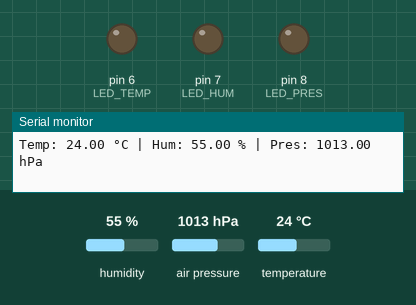
A sketch run on a simulated Arduino Uno, built with avr-gcc and run on an emulated ATmega328P. On the bench: output pins drawn as LEDs (lit = HIGH), the last lines printed to the serial monitor. Inputs (shaded band) come from the test bench; at power-on: humidity 55 %, air pressure 1013 hPa, temperature 24 °C.

Above: at 2.2 s.
2.3 s: humidity set to 59 %
4.2 s: humidity set to 62 %
At 6.2 s:
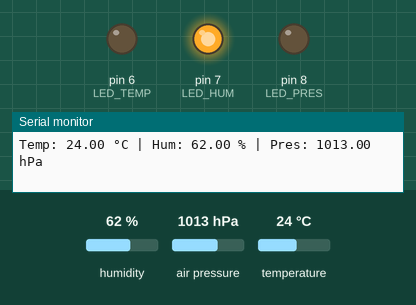
6.5 s: air pressure set to 1001 hPa
8.2 s: air pressure set to 998 hPa
At 10.0 s:
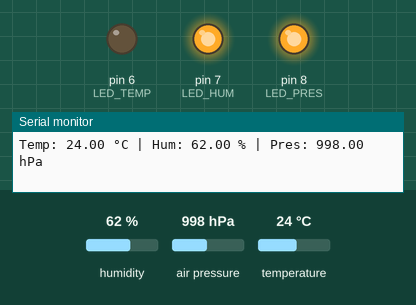
10.5 s: temperature set to 29.2 °C
12.2 s: temperature set to 30.6 °C
At 13.8 s:
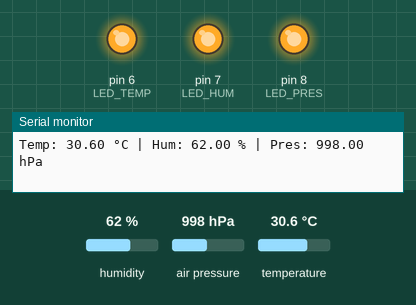
Timing chart, 0 to 15.3 s (numbered marks = the images above; inputs shaded):
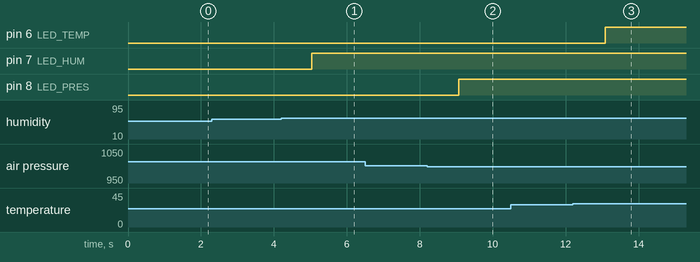

The sketch:

BME280_Ard.ino
```cpp
#include <SPI.h>
#include <Adafruit_BME280.h>

// --------------------
// Definición de pines
// --------------------
#define BME_CS 10

#define LED_TEMP 6
#define LED_HUM  7
#define LED_PRES 8

// --------------------
// Objeto BME280 (SPI)
// --------------------
Adafruit_BME280 bme(BME_CS);

// --------------------
// Umbrales
// --------------------
const float TEMP_UMBRAL = 30.0;   // °C
const float HUM_UMBRAL  = 60.0;   // %
const float PRES_UMBRAL = 1000.0; // hPa

void setup() {
  Serial.begin(9600);
  delay(1000);

  pinMode(LED_TEMP, OUTPUT);
  pinMode(LED_HUM, OUTPUT);
  pinMode(LED_PRES, OUTPUT);

  digitalWrite(LED_TEMP, LOW);
  digitalWrite(LED_HUM, LOW);
  digitalWrite(LED_PRES, LOW);

  if (!bme.begin()) {
    Serial.println("ERROR: BME280 no detectado");
    while (1);
  }

  Serial.println("BME280 inicializado correctamente");
}

void loop() {
  float temperatura = bme.readTemperature();        // °C
  float humedad     = bme.readHumidity();           // %
  float presion     = bme.readPressure() / 100.0;   // hPa

  // -------- Mostrar datos --------
  Serial.print("Temp: ");
  Serial.print(temperatura);
  Serial.print(" °C | Hum: ");
  Serial.print(humedad);
  Serial.print(" % | Pres: ");
  Serial.print(presion);
  Serial.println(" hPa");

  // -------- Alertas --------
  digitalWrite(LED_TEMP, temperatura > TEMP_UMBRAL);
  digitalWrite(LED_HUM,  humedad > HUM_UMBRAL);
  digitalWrite(LED_PRES, presion < PRES_UMBRAL);

  delay(1000);
}
```

Measured:
- the behaviour switches between 60 and 61 % on humidity (found by bisection; images 0 and 1)
- the behaviour switches between 1000 and 999 hPa on air pressure (found by bisection; images 1 and 2)
- the behaviour switches between 30 and 30.1 °C on temperature (found by bisection; images 2 and 3)
- after the input at 4.2 s, pin 7 (LED_HUM): LOW → HIGH after 0.84 s
- after the input at 8.2 s, pin 8 (LED_PRES): LOW → HIGH after 0.86 s
- after the input at 12.2 s, pin 6 (LED_TEMP): LOW → HIGH after 0.88 s
